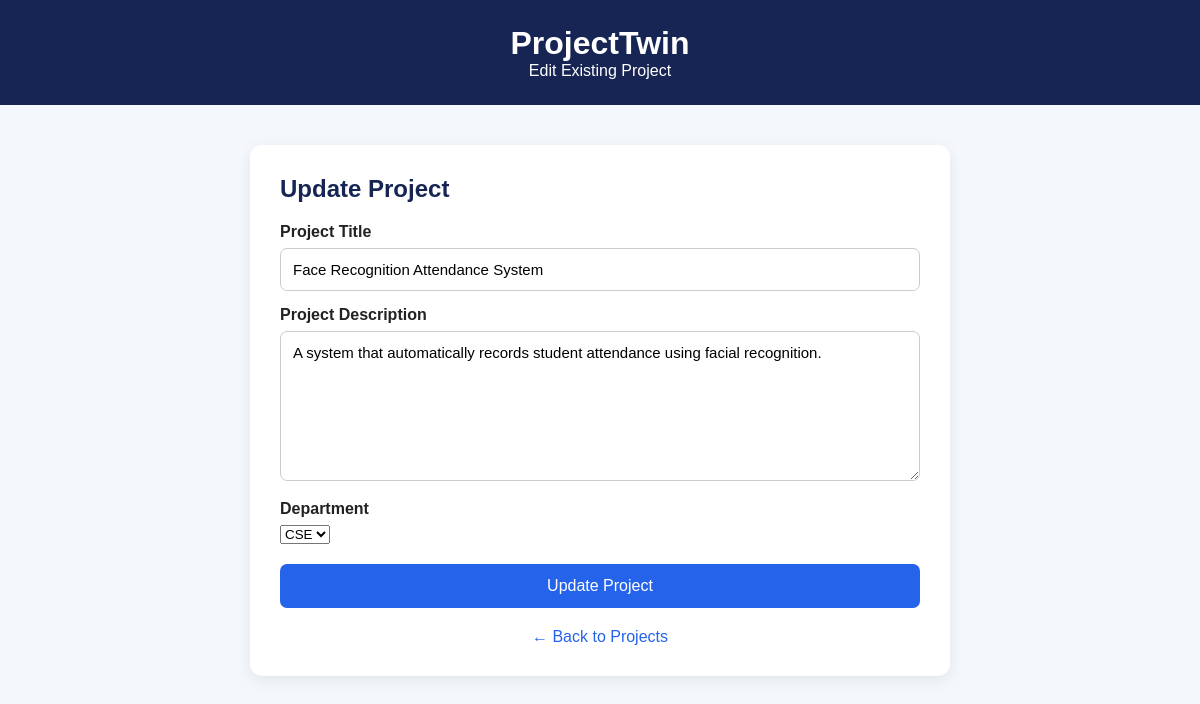
Page /edit-project/1 on the committed database.
### tables this page shows
CREATE TABLE projects (
            id INTEGER PRIMARY KEY AUTOINCREMENT,
            title TEXT NOT NULL,
            description TEXT NOT NULL
        , department TEXT DEFAULT 'CSE');

### app.py (the view, shortened to what this page needs)
@app.route("/edit-project/<int:project_id>", methods=["GET", "POST"])
def edit_project(project_id):
    projects = get_projects()
    project = None
    for item in projects:
        if item[0] == project_id:
            project = item
            break
    if project is None:
        return "Project not found"
    return render_template(
        "edit_project.html",
        project=project
    )

### database.py (called while the page is built)
def get_projects():
    connection = sqlite3.connect(DATABASE)
    cursor = connection.cursor()
    cursor.execute(
        "SELECT id, title, description, department FROM projects"
    )
    projects = cursor.fetchall()
    connection.close()
    return projects

### templates/edit_project.html (shortened to what this page needs)
<!DOCTYPE html>
<html lang="en">
<head>
</head>
<body>
    <div class="header">
        <h1>ProjectTwin</h1>
        <p>Edit Existing Project</p>
    </div>
    <div class="container">
        <div class="card">
            <h2>Update Project</h2>
            <form method="POST">
                <label for="title">Project Title</label>
                <input
                    type="text"
                    id="title"
                    name="title"
                    value="{{ project[1] }}"
                    required
                >
                <label for="description">Project Description</label>
                <textarea
                    id="description"
                    name="description"
                    required
                >{{ project[2] }}</textarea>
                <label for="department">Department</label>
<select name="department" id="department" required>
    <option value="CSE" {% if project[3] == "CSE" %}selected{% endif %}>CSE</option>
</select>
                <button type="submit">
                    Update Project
                </button>
            </form>
            <a href="/projects" class="back">
                ← Back to Projects
            </a>
        </div>
    </div>
</body>
</html>

### templates/edit_project.html (style rules this page uses)
* { box-sizing: border-box; margin: 0; padding: 0; font-family: Arial, sans-serif; }
body { background: #f4f7fb; color: #222; }
.header { background: #172554; color: white; padding: 25px; text-align: center; }
.container { width: 90%; max-width: 700px; margin: 40px auto; }
.card { background: white; padding: 30px; border-radius: 12px; box-shadow: 0 4px 15px rgba(0, 0, 0, 0.08); }
h2 { color: #172554; margin-bottom: 20px; }
label { display: block; font-weight: bold; margin: 15px 0 7px; }
input, textarea { width: 100%; padding: 12px; border: 1px solid #ccc; border-radius: 7px; font-size: 15px; }
textarea { height: 150px; resize: vertical; }
button { width: 100%; margin-top: 20px; padding: 13px; border: none; border-radius: 7px; background: #2563eb; color: white; font-size: 16px; cursor: pointer; }
.back { display: block; text-align: center; margin-top: 20px; color: #2563eb; text-decoration: none; }

### rows in the picture
projects: title "Face Recognition Attendance System", description "A system that automatically records student attendance using facial recognition.", department "CSE"
